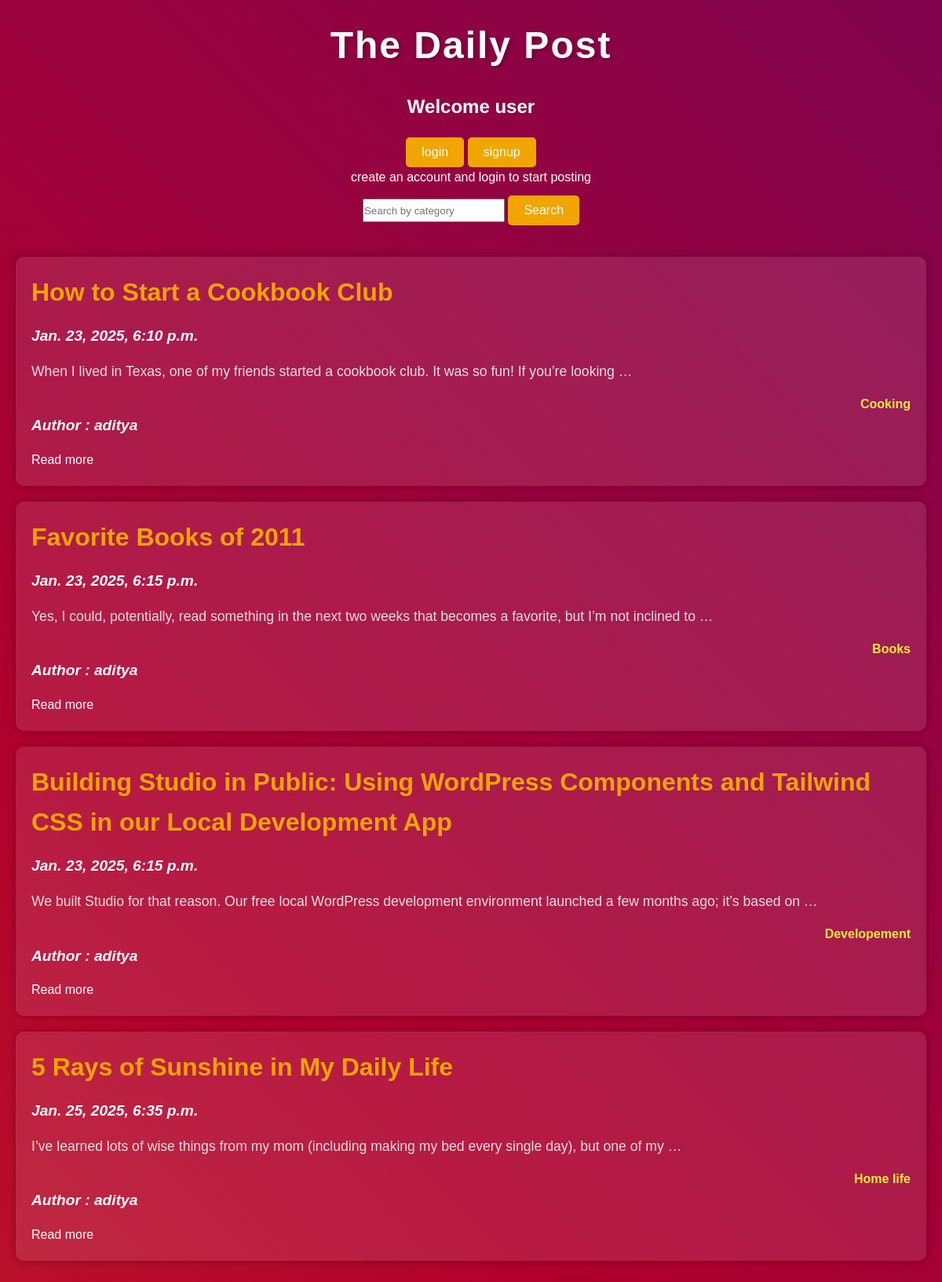
The page / on the database its author committed.
### myapp/models.py (models this page shows, shortened)
class Post(models.Model):
    title = models.CharField(max_length=100)
    description = models.CharField(max_length=1000000)
    Dates = models.DateTimeField(default=timezone.now, blank=True)
    category = models.CharField(max_length=100)
    image = models.ImageField(upload_to='blogImages/', null=True, blank=True)
    author = models.ForeignKey(User,on_delete=models.CASCADE)

### myapp/views.py (the view)
# urls.py: path('',views.index,name = 'index'),
def index(request):
    posts = Post.objects.all()
    if request.method == 'GET':
        category = request.GET.get('category')
        if category:
            posts = Post.objects.filter(category__icontains=category)
    return render(request, 'index.html', {'posts': posts})

### templates/index.html (shortened to what this page needs)
<!DOCTYPE html>
<html lang="en">
<head>
    {% load static %}
    <link rel="stylesheet" href="{% static 'style.css' %}">
</head>
<body>
    <header>
        <h1>The Daily Post</h1>
        {% if user.is_authenticated %}
        <h3>Welcome {{ user }}</h3>
        <a href='logout'><button>logout</button></a>
        <a href='post'><button>Post your blog</button></a>
        {% else %}
        <h3>Welcome user</h3>
        <a href='login'><button>login</button></a>
        <a href='signup'><button>signup</button></a>
        <p>create an account and login to start posting</p>
        {% endif %}
        <form method="get" action="">
            <input type="text" name="category" placeholder="Search by category" value="{{ request.GET.category }}" id = 'category'>
            <button type="submit" id = 'search'>Search</button>
        </form>
    </header>
    {% if posts %}
        {% for post in posts %}
        <div class='block'>
            <h2><a href="{% url 'blog' post.id %}" id="button">{{ post.title }}</a></h2>
            <h4>{{ post.Dates }}</h4>
            <p>{{ post.description|truncatewords:20 }}</p>
            <h5>{{ post.category }}</h5>
            <h4>Author : {{post.author.username}}</h4>
            <a href="{% url 'blog' post.id %}" id="read">Read more</a>
        </div>
        {% endfor %}
    {% else %}
        <p>No posts found for this category.</p>
    {% endif %}
</body>
</html>

### static/style.css (style rules this page uses)
* { margin: 0; padding: 0; box-sizing: border-box; }
body { font-family: 'Arial', sans-serif; background: linear-gradient(45deg, #ff7a18, #af002d, #320b86); background-size: 400% 400%; animation: gradientAnimation 10s ease infinite; color: #fff; line-height: 1.6; padding: 20px; }
header { text-align: center; margin-bottom: 40px; color: #fff; }
h1 { font-size: 3em; letter-spacing: 2px; margin-bottom: 20px; text-shadow: 2px 2px 5px rgba(0, 0, 0, 0.3); animation: fadeIn 1s ease-in-out; }
h3 { margin-bottom: 10px; font-size: 1.5em; }
button { background-color: #f0a500; color: white; border: none; padding: 10px 20px; font-size: 1em; cursor: pointer; border-radius: 5px; transition: background-color 0.3s ease, transform 0.2s ease; margin-top:10px; }
a { color: inherit; text-decoration: none; }
.block { background: rgba(255, 255, 255, 0.1); border-radius: 10px; margin-bottom: 20px; padding: 20px; transition: transform 0.3s ease, box-shadow 0.3s ease; box-shadow: 0px 0px 10px rgba(0, 0, 0, 0.3); }
.block h2 { font-size: 2em; margin-bottom: 15px; color: #f0a500; transition: color 0.3s ease; }
.block h4 { font-size: 1.2em; margin-bottom: 15px; font-style: italic; color: #fff; }
.block p { font-size: 1.1em; margin-bottom: 15px; color: #e1e1e1; }
.block h5 { font-size: 1em; margin-top: 15px; text-align: right; color: #ffeb3b; }
#category { height: 30px; }
h4 { color:#f0a500; }

### rows shown on the page
Post: title "How to Start a Cookbook Club", Dates "Jan. 23, 2025, 6:10 p.m.", description "When I lived in Texas, one of my friends started a cookbook club. It was so fun! If you’re looking …", category "Cooking", author.username "aditya"
Post: title "Favorite Books of 2011", Dates "Jan. 23, 2025, 6:15 p.m.", description "Yes, I could, potentially, read something in the next two weeks that becomes a favorite, but I’m not inclined to …", category "Books", author.username "aditya"
Post: title "Building Studio in Public: Using WordPress Components and Tailwind CSS in our Local Development App", Dates "Jan. 23, 2025, 6:15 p.m.", description "We built Studio for that reason. Our free local WordPress development environment launched a few months ago; it’s based on …", category "Developement", author.username "aditya"
Post: title "5 Rays of Sunshine in My Daily Life", Dates "Jan. 25, 2025, 6:35 p.m.", description "I’ve learned lots of wise things from my mom (including making my bed every single day), but one of my …", category "Home life", author.username "aditya"
